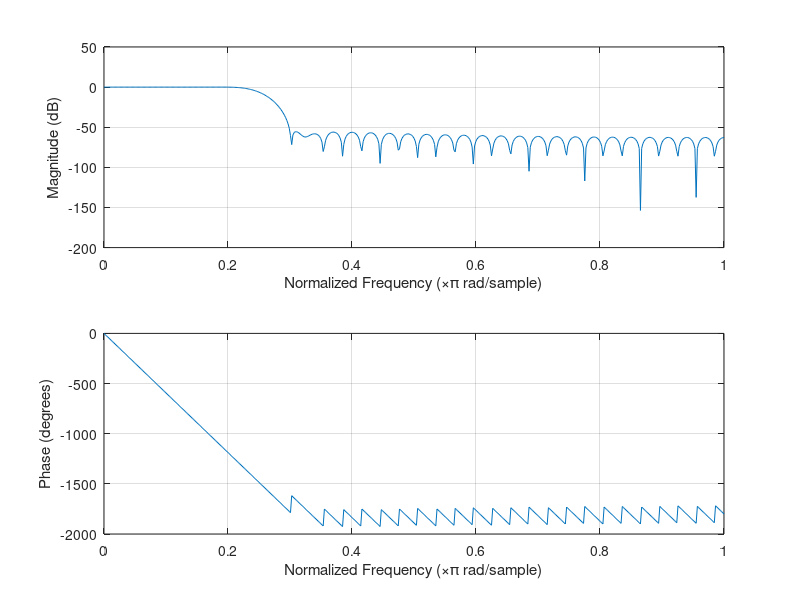
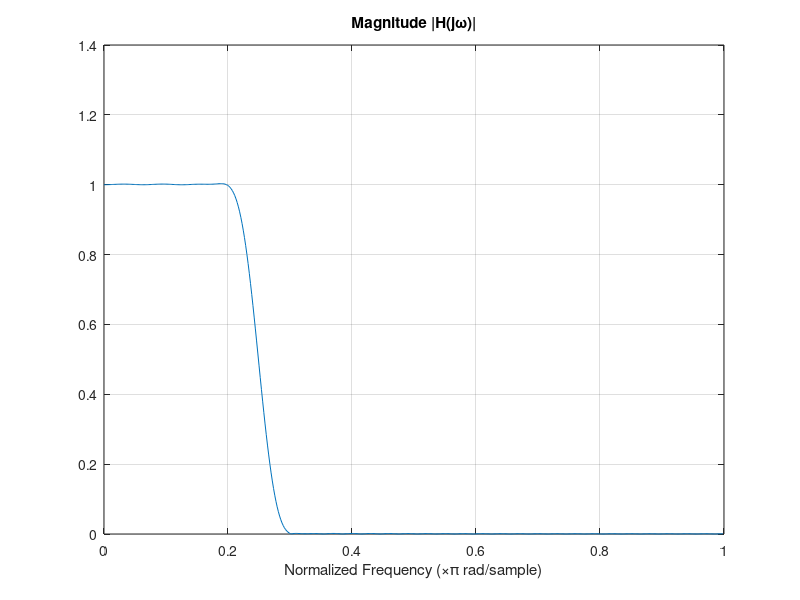

MATLAB code for these plots, in order: (Note: this script raises an error after producing the figures.)
% frequencia de amostragem
Fs = 10000;

% frequencia do fim da faixa de passagem divivida por pi
Wp = 2*1000/Fs;                          

% frequencia do inicio da faixa de rejeicao dividida por pi
Wr = 2*1500/Fs;                           

% filtro escolhido 
% Como temos 50db de atenuacao, utilizaremos a janela de hamming
% que possui 53 dB de atenuacao

% ordem do filtro - n 
n = round(3.3*2/(Wr - Wp)); 

% freq de corte
Wn = (Wr+Wp)/2; 

% b: coeficientes do numerador de H(z)
% filtro FIR passa-baixas
b = fir1(n,Wn, 'low', hamming(n+1));    
% a: coeficiente do denominador de H(z)
a=1;

% resposta em frequencia
[h,w] = freqz(b,a);                 
freqz(b,a)                          

% grafico da resposta em escala linear
figure('units', 'centimeters', 'position', [3, 3, 20, 5])
plot(w/pi,abs(h))
grid on
xlabel('Normalized Frequency (\times\pi rad/sample)')
title('Magnitude |H(j\omega)|')

% digrama de polos e zeros
sys = tf(b,a);
pzplot(sys);
zplane(b,a);
grid on
